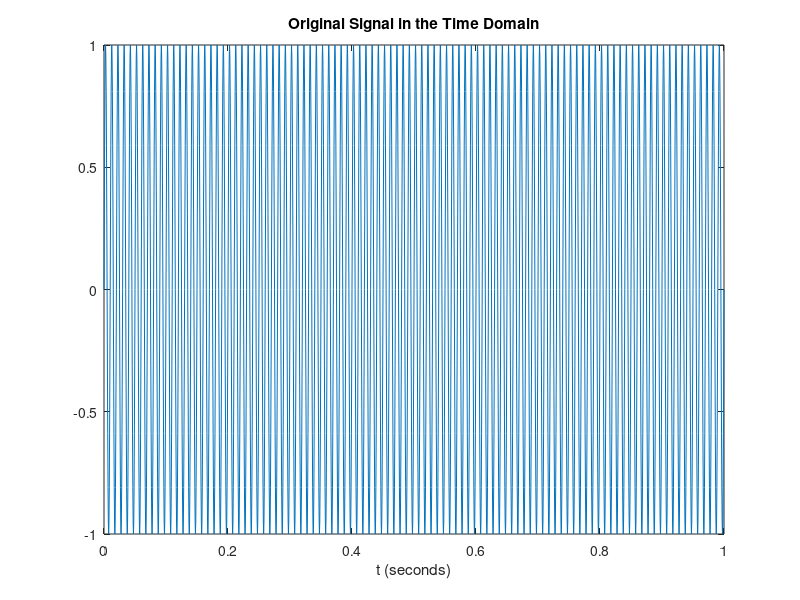
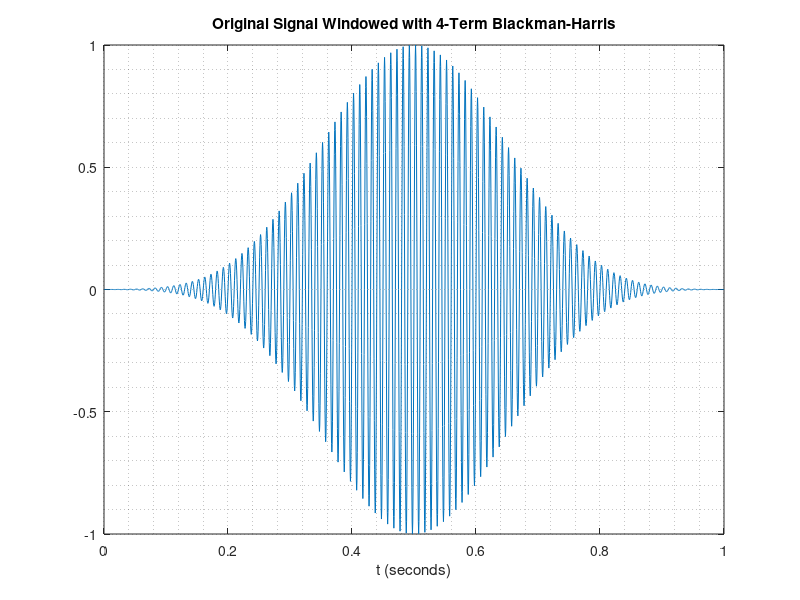
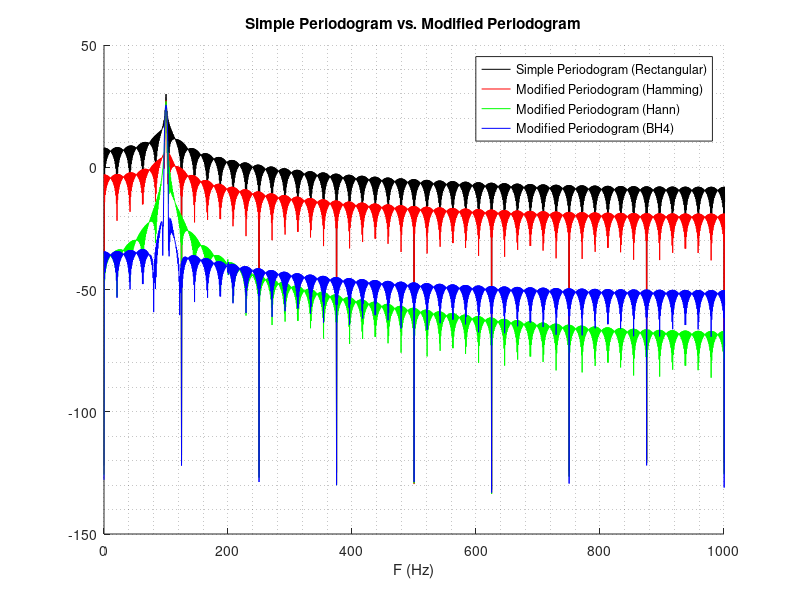

MATLAB code for these plots, in order:
%% PRACTICE 9.11. Improvement of detection capability through the modified periodogram.

clc; close all; clear all;
duration = 1;
fmax = 200;
Fs = 10 * fmax;
Ts = 1 / Fs;
tn = 0:Ts:duration;
yn = sin(2*pi*tn*100) + 0.0000001*sin(2*pi*tn*200);
plot(tn, yn);
xlabel('t (seconds)');
title('Original Signal in the Time Domain');
%% Frequency domain
N = length(yn);
nFFT = 2^ceil(log2(N)) * 2; % nFFT calculation (time samples)
window1 = rectwin(N);
window2 = triang(N);
window3 = hamming(N);
window4 = hann(N);
window5 = blackmanharris(N);
% Windowing
yn_win1 = yn .* window1';
yn_win2 = yn .* window2';
yn_win3 = yn .* window3';
yn_win4 = yn .* window4';
yn_win5 = yn .* window5';
figure;
plot(tn, yn_win5);
xlabel('t (seconds)');
title('Original Signal Windowed with 4-Term Blackman-Harris');
grid minor;
periodogram1 = 10*log10(abs(fft(yn_win1, nFFT))); % Implicitly rectangular window
periodogram2 = 10*log10(abs(fft(yn_win2, nFFT)));
periodogram3 = 10*log10(abs(fft(yn_win3, nFFT)));
periodogram4 = 10*log10(abs(fft(yn_win4, nFFT)));
periodogram5 = 10*log10(abs(fft(yn_win5, nFFT)));
f = linspace(0, Fs, nFFT);
figure;
hold on;
plot(f, periodogram1, 'k');
plot(f, periodogram3, 'r');
plot(f, periodogram4, 'g');
plot(f, periodogram5, 'b');
legend('Simple Periodogram (Rectangular)', ...
       'Modified Periodogram (Hamming)', ...
       'Modified Periodogram (Hann)', ...
       'Modified Periodogram (BH4)');
title('Simple Periodogram vs. Modified Periodogram'); xlabel('F (Hz)'); xlim([0 Fs/2]);
grid minor;
